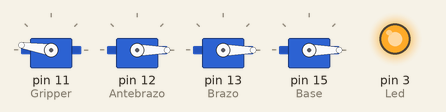
Simulated run of this program. Board: Raspberry Pi (header pin numbers). Shown: 4 × servo, output pins drawn as LEDs (lit = HIGH). Servo angles are drawn from the pulse width (0.5 ms = 0°, 2.5 ms = 180°). At 20.7 s the program stops and its outputs stay as they are.

Above: at 0.1 s.
At 3.5 s:
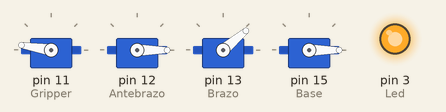
At 8.3 s:
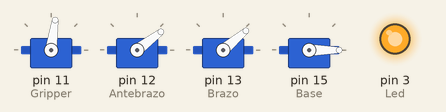
At 14.9 s:
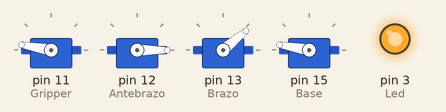
At 16.3 s:
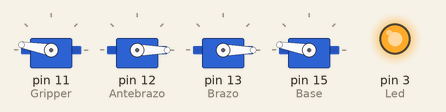
At 20.8 s:
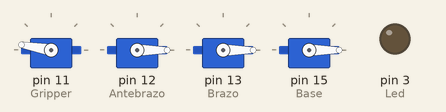
Timing chart, 0 to 22.2 s (numbered marks = the images above):
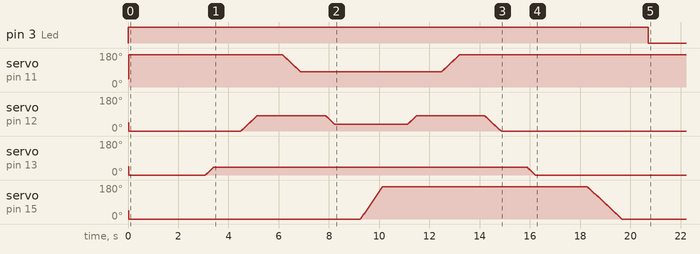

The program:

Brazo.py
```python
import RPi.GPIO as GPIO#importar libreria de las gpio del raspberry
import time#importar libreria de tiempo
GPIO.setmode(GPIO.BOARD)#mode enque se usara los pines
#definir los pines por nobres
Led = 3
Gripper = 11
Antebrazo = 12
Brazo =13
Base = 15
#definer los pin en salida o entrada
GPIO.setup(Led, GPIO.OUT)
GPIO.setup(Base, GPIO.OUT)
GPIO.setup(Brazo, GPIO.OUT)
GPIO.setup(Antebrazo, GPIO.OUT)
GPIO.setup(Gripper, GPIO.OUT)
#crear variable para los pwm de los servos
P = GPIO.PWM(Gripper, 50)
Q = GPIO.PWM(Antebrazo, 50)
R = GPIO.PWM(Brazo, 50)
S = GPIO.PWM(Base, 50)
# valores inicializacion de los servos
P.start(5)
Q.start(5)
R.start(5)
S.start(5)
#posicion inicial de los servos
S.ChangeDutyCycle(2.5)
R.ChangeDutyCycle(2.5)
Q.ChangeDutyCycle(2.5)
P.ChangeDutyCycle(12)

GPIO.output(Led, GPIO.HIGH)#ensender led
time.sleep(3)
for i in range(0,50,1):#avanse del brazo
    DC=1./18.*(i)+2
    R.ChangeDutyCycle(DC)
    time.sleep(0.008)
time.sleep(1)
for i in range(0,90,1):#avanse del antebrazo
    DC=1./18.*(i)+2
    Q.ChangeDutyCycle(DC)
    time.sleep(0.008)
time.sleep(1)
for i in range(180,90,-1):#cerrar gripper
    DC=1./18.*(i)+2
    P.ChangeDutyCycle(DC)
    time.sleep(0.008)
time.sleep(1)
for i in range(90,45,-1):#subir antebrazo
    DC=1./18.*(i)+2
    Q.ChangeDutyCycle(DC)
    time.sleep(0.008)
time.sleep(1)
for i in range(0,180,1):#avansa dela base
    DC=1./18.*(i)+2
    S.ChangeDutyCycle(DC)
    time.sleep(0.005)
time.sleep(1)
for i in range(45,90,1):#bajar antebrazo
    DC=1./18.*(i)+2
    Q.ChangeDutyCycle(DC)
    time.sleep(0.008)
time.sleep(1)
for i in range(90,180,1):#abrir gripper
    DC=1./18.*(i)+2
    P.ChangeDutyCycle(DC)
    time.sleep(0.008)
time.sleep(1)
for i in range(90,0,-1):#regresar antebrazo
    DC=1./18.*(i)+2
    Q.ChangeDutyCycle(DC)
    time.sleep(0.008)
time.sleep(1)
for i in range(45,0,-1):#regresar brazo
    DC=1./18.*(i)+2
    R.ChangeDutyCycle(DC)
    time.sleep(0.008)
time.sleep(1)
for i in range(180,90,1):#cerrar gripper
    DC=1./18.*(i)+2
    P.ChangeDutyCycle(DC)
    time.sleep(0.008)
time.sleep(1)
for i in range(180,0,-1):#regresar base
    DC=1./18.*(i)+2
    S.ChangeDutyCycle(DC)
    time.sleep(0.008)
time.sleep(1)
GPIO.output(Led, GPIO.LOW)#apagar led
#detener los pwm de los servos
P.stop()
Q.stop()
R.stop()
S.stop()
GPIO.cleanup()#limpiar los datos delos puertos
```

Measured:
- by itself, pin 3 (Led): LOW → HIGH at 0.00 s, → LOW 20.7 s later
